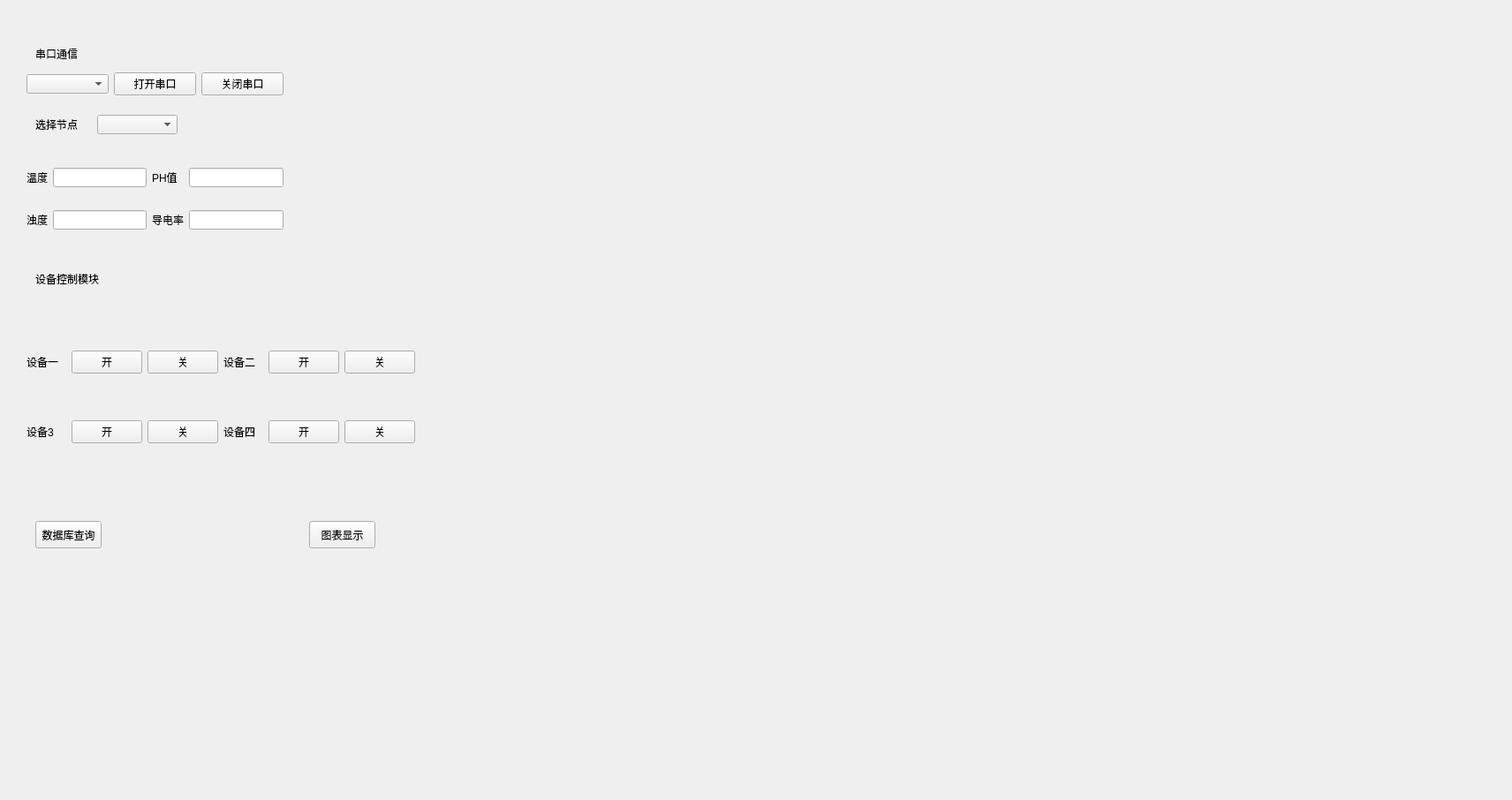
<?xml version="1.0" encoding="UTF-8"?>
<ui version="4.0">
 <class>Form</class>
 <widget class="QWidget" name="Form">
  <property name="geometry">
   <rect>
    <x>0</x>
    <y>0</y>
    <width>1712</width>
    <height>906</height>
   </rect>
  </property>
  <property name="windowTitle">
   <string>Form</string>
  </property>
  <widget class="QLabel" name="label">
   <property name="geometry">
    <rect>
     <x>40</x>
     <y>40</y>
     <width>81</width>
     <height>41</height>
    </rect>
   </property>
   <property name="text">
    <string>串口通信</string>
   </property>
  </widget>
  <widget class="QWidget" name="horizontalLayoutWidget">
   <property name="geometry">
    <rect>
     <x>30</x>
     <y>80</y>
     <width>291</width>
     <height>31</height>
    </rect>
   </property>
   <layout class="QHBoxLayout" name="horizontalLayout">
    <item>
     <widget class="QComboBox" name="comboBox"/>
    </item>
    <item>
     <widget class="QPushButton" name="pushButton">
      <property name="text">
       <string>打开串口</string>
      </property>
     </widget>
    </item>
    <item>
     <widget class="QPushButton" name="pushButton_2">
      <property name="text">
       <string>关闭串口</string>
      </property>
     </widget>
    </item>
   </layout>
  </widget>
  <widget class="QLabel" name="label_2">
   <property name="geometry">
    <rect>
     <x>40</x>
     <y>120</y>
     <width>81</width>
     <height>41</height>
    </rect>
   </property>
   <property name="text">
    <string>选择节点</string>
   </property>
  </widget>
  <widget class="QWidget" name="gridLayoutWidget">
   <property name="geometry">
    <rect>
     <x>30</x>
     <y>170</y>
     <width>291</width>
     <height>111</height>
    </rect>
   </property>
   <layout class="QGridLayout" name="gridLayout">
    <item row="1" column="0">
     <widget class="QLabel" name="label_3">
      <property name="text">
       <string>温度</string>
      </property>
     </widget>
    </item>
    <item row="1" column="1">
     <widget class="QLineEdit" name="lineEdit"/>
    </item>
    <item row="1" column="2">
     <widget class="QLabel" name="label_4">
      <property name="text">
       <string>PH值</string>
      </property>
     </widget>
    </item>
    <item row="1" column="3">
     <widget class="QLineEdit" name="lineEdit_2"/>
    </item>
    <item row="2" column="0">
     <widget class="QLabel" name="label_5">
      <property name="text">
       <string>浊度</string>
      </property>
     </widget>
    </item>
    <item row="2" column="1">
     <widget class="QLineEdit" name="lineEdit_3"/>
    </item>
    <item row="2" column="2">
     <widget class="QLabel" name="label_6">
      <property name="text">
       <string>导电率</string>
      </property>
     </widget>
    </item>
    <item row="2" column="3">
     <widget class="QLineEdit" name="lineEdit_4"/>
    </item>
   </layout>
  </widget>
  <widget class="QComboBox" name="comboBox_2">
   <property name="geometry">
    <rect>
     <x>110</x>
     <y>130</y>
     <width>91</width>
     <height>22</height>
    </rect>
   </property>
  </widget>
  <widget class="QLabel" name="label_7">
   <property name="geometry">
    <rect>
     <x>40</x>
     <y>300</y>
     <width>91</width>
     <height>31</height>
    </rect>
   </property>
   <property name="text">
    <string>设备控制模块</string>
   </property>
  </widget>
  <widget class="QWidget" name="gridLayoutWidget_2">
   <property name="geometry">
    <rect>
     <x>30</x>
     <y>350</y>
     <width>440</width>
     <height>201</height>
    </rect>
   </property>
   <layout class="QGridLayout" name="gridLayout_2">
    <item row="1" column="0">
     <widget class="QLabel" name="label_9">
      <property name="text">
       <string>设备3</string>
      </property>
     </widget>
    </item>
    <item row="0" column="0">
     <widget class="QLabel" name="label_10">
      <property name="text">
       <string>设备一</string>
      </property>
     </widget>
    </item>
    <item row="0" column="3">
     <widget class="QLabel" name="label_8">
      <property name="text">
       <string>设备二</string>
      </property>
     </widget>
    </item>
    <item row="0" column="4">
     <widget class="QPushButton" name="pushButton_7">
      <property name="text">
       <string>开</string>
      </property>
     </widget>
    </item>
    <item row="0" column="1">
     <widget class="QPushButton" name="pushButton_3">
      <property name="text">
       <string>开</string>
      </property>
     </widget>
    </item>
    <item row="0" column="2">
     <widget class="QPushButton" name="pushButton_4">
      <property name="text">
       <string>关</string>
      </property>
     </widget>
    </item>
    <item row="1" column="1">
     <widget class="QPushButton" name="pushButton_5">
      <property name="text">
       <string>开</string>
      </property>
     </widget>
    </item>
    <item row="1" column="2">
     <widget class="QPushButton" name="pushButton_6">
      <property name="text">
       <string>关</string>
      </property>
     </widget>
    </item>
    <item row="1" column="3">
     <widget class="QLabel" name="label_11">
      <property name="text">
       <string>设备四</string>
      </property>
     </widget>
    </item>
    <item row="0" column="5">
     <widget class="QPushButton" name="pushButton_8">
      <property name="text">
       <string>关</string>
      </property>
     </widget>
    </item>
    <item row="1" column="4">
     <widget class="QPushButton" name="pushButton_9">
      <property name="text">
       <string>开</string>
      </property>
     </widget>
    </item>
    <item row="1" column="5">
     <widget class="QPushButton" name="pushButton_10">
      <property name="text">
       <string>关</string>
      </property>
     </widget>
    </item>
   </layout>
  </widget>
  <widget class="QPushButton" name="pushButton_11">
   <property name="geometry">
    <rect>
     <x>40</x>
     <y>590</y>
     <width>75</width>
     <height>31</height>
    </rect>
   </property>
   <property name="text">
    <string>数据库查询</string>
   </property>
  </widget>
  <widget class="QWidget" name="verticalLayoutWidget">
   <property name="geometry">
    <rect>
     <x>500</x>
     <y>40</y>
     <width>581</width>
     <height>821</height>
    </rect>
   </property>
   <layout class="QVBoxLayout" name="verticalLayout"/>
  </widget>
  <widget class="QWidget" name="horizontalLayoutWidget_2">
   <property name="geometry">
    <rect>
     <x>1129</x>
     <y>39</y>
     <width>531</width>
     <height>821</height>
    </rect>
   </property>
   <layout class="QHBoxLayout" name="horizontalLayout_2"/>
  </widget>
  <widget class="QPushButton" name="pushButton_12">
   <property name="geometry">
    <rect>
     <x>350</x>
     <y>590</y>
     <width>75</width>
     <height>31</height>
    </rect>
   </property>
   <property name="text">
    <string>图表显示</string>
   </property>
  </widget>
 </widget>
 <resources/>
 <connections/>
</ui>
